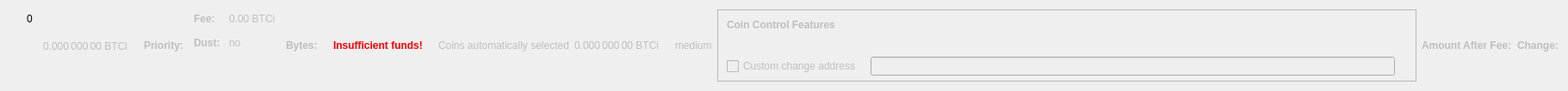
    <widget class="QWidget" name="dummyHideWidget" native="true">
     <property name="maximumSize">
      <size>
       <width>100</width>
       <height>22</height>
      </size>
     </property>
     <layout class="QHBoxLayout" name="dummyHideLayout">
      <item>
       <layout class="QFormLayout" name="formLayoutCoinControl1">
        <property name="horizontalSpacing">
         <number>10</number>
        </property>
        <property name="verticalSpacing">
         <number>14</number>
        </property>
        <property name="leftMargin">
         <number>10</number>
        </property>
        <property name="topMargin">
         <number>4</number>
        </property>
        <property name="rightMargin">
         <number>6</number>
        </property>
        <item row="0" column="1">
         <widget class="QLabel" name="labelCoinControlBytes">
          <property name="cursor">
           <cursorShape>IBeamCursor</cursorShape>
          </property>
          <property name="contextMenuPolicy">
           <enum>Qt::ActionsContextMenu</enum>
          </property>
          <property name="text">
           <string notr="true">0</string>
          </property>
          <property name="textInteractionFlags">
           <set>Qt::LinksAccessibleByMouse|Qt::TextSelectableByKeyboard|Qt::TextSelectableByMouse</set>
          </property>
         </widget>
        </item>
       </layout>
      </item>
      <item>
       <widget class="QLabel" name="labelCoinControlAfterFee">
        <property name="enabled">
         <bool>false</bool>
        </property>
        <property name="sizePolicy">
         <sizepolicy hsizetype="Fixed" vsizetype="Fixed">
          <horstretch>0</horstretch>
          <verstretch>0</verstretch>
         </sizepolicy>
        </property>
        <property name="minimumSize">
         <size>
          <width>111</width>
          <height>12</height>
         </size>
        </property>
        <property name="maximumSize">
         <size>
          <width>111</width>
          <height>12</height>
         </size>
        </property>
        <property name="cursor">
         <cursorShape>IBeamCursor</cursorShape>
        </property>
        <property name="contextMenuPolicy">
         <enum>Qt::ActionsContextMenu</enum>
        </property>
        <property name="text">
         <string notr="true">0.000 000 00 BTCi</string>
        </property>
        <property name="textInteractionFlags">
         <set>Qt::LinksAccessibleByMouse|Qt::TextSelectableByKeyboard|Qt::TextSelectableByMouse</set>
        </property>
       </widget>
      </item>
      <item>
       <widget class="QLabel" name="labelCoinControlPriorityText">
        <property name="enabled">
         <bool>false</bool>
        </property>
        <property name="font">
         <font>
          <weight>75</weight>
          <bold>true</bold>
         </font>
        </property>
        <property name="text">
         <string>Priority:</string>
        </property>
       </widget>
      </item>
      <item>
       <layout class="QHBoxLayout" name="horizontalLayout"/>
      </item>
      <item>
       <layout class="QFormLayout" name="formLayoutCoinControl3">
        <property name="horizontalSpacing">
         <number>10</number>
        </property>
        <property name="verticalSpacing">
         <number>14</number>
        </property>
        <property name="leftMargin">
         <number>6</number>
        </property>
        <property name="topMargin">
         <number>4</number>
        </property>
        <property name="rightMargin">
         <number>6</number>
        </property>
        <item row="0" column="0">
         <widget class="QLabel" name="labelCoinControlFeeText">
          <property name="enabled">
           <bool>false</bool>
          </property>
          <property name="font">
           <font>
            <weight>75</weight>
            <bold>true</bold>
           </font>
          </property>
          <property name="text">
           <string>Fee:</string>
          </property>
          <property name="margin">
           <number>0</number>
          </property>
         </widget>
        </item>
        <item row="0" column="1">
         <widget class="QLabel" name="labelCoinControlFee">
          <property name="enabled">
           <bool>false</bool>
          </property>
          <property name="cursor">
           <cursorShape>IBeamCursor</cursorShape>
          </property>
          <property name="contextMenuPolicy">
           <enum>Qt::ActionsContextMenu</enum>
          </property>
          <property name="text">
           <string notr="true">0.00 BTCi</string>
          </property>
          <property name="textInteractionFlags">
           <set>Qt::LinksAccessibleByMouse|Qt::TextSelectableByKeyboard|Qt::TextSelectableByMouse</set>
          </property>
         </widget>
        </item>
        <item row="1" column="0">
         <widget class="QLabel" name="labelCoinControlLowOutputText">
          <property name="enabled">
           <bool>false</bool>
          </property>
          <property name="font">
           <font>
            <weight>75</weight>
            <bold>true</bold>
           </font>
          </property>
          <property name="text">
           <string>Dust:</string>
          </property>
         </widget>
        </item>
        <item row="1" column="1">
         <widget class="QLabel" name="labelCoinControlLowOutput">
          <property name="enabled">
           <bool>false</bool>
          </property>
          <property name="cursor">
           <cursorShape>IBeamCursor</cursorShape>
          </property>
          <property name="contextMenuPolicy">
           <enum>Qt::ActionsContextMenu</enum>
          </property>
          <property name="text">
           <string>no</string>
          </property>
          <property name="textInteractionFlags">
           <set>Qt::LinksAccessibleByMouse|Qt::TextSelectableByKeyboard|Qt::TextSelectableByMouse</set>
          </property>
         </widget>
        </item>
       </layout>
      </item>
      <item>
       <widget class="QLabel" name="labelCoinControlBytesText">
        <property name="enabled">
         <bool>false</bool>
        </property>
        <property name="font">
         <font>
          <weight>75</weight>
          <bold>true</bold>
         </font>
        </property>
        <property name="text">
         <string>Bytes:</string>
        </property>
       </widget>
      </item>
      <item>
       <layout class="QFormLayout" name="formLayoutCoinControl2">
        <property name="horizontalSpacing">
         <number>10</number>
        </property>
        <property name="verticalSpacing">
         <number>14</number>
        </property>
        <property name="leftMargin">
         <number>6</number>
        </property>
        <property name="topMargin">
         <number>4</number>
        </property>
        <property name="rightMargin">
         <number>6</number>
        </property>
       </layout>
      </item>
      <item>
       <layout class="QHBoxLayout" name="horizontalLayoutCoinControl2">
        <property name="spacing">
         <number>8</number>
        </property>
        <property name="bottomMargin">
         <number>10</number>
        </property>
       </layout>
      </item>
      <item>
       <widget class="QLabel" name="labelCoinControlInsuffFunds">
        <property name="enabled">
         <bool>false</bool>
        </property>
        <property name="minimumSize">
         <size>
          <width>0</width>
          <height>0</height>
         </size>
        </property>
        <property name="font">
         <font>
          <weight>75</weight>
          <bold>true</bold>
         </font>
        </property>
        <property name="styleSheet">
         <string notr="true">color:red;font-weight:bold;</string>
        </property>
        <property name="text">
         <string>Insufficient funds!</string>
        </property>
        <property name="margin">
         <number>5</number>
        </property>
       </widget>
      </item>
      <item>
       <layout class="QFormLayout" name="formLayoutCoinControl4">
        <property name="horizontalSpacing">
         <number>10</number>
        </property>
        <property name="verticalSpacing">
         <number>14</number>
        </property>
        <property name="leftMargin">
         <number>6</number>
        </property>
        <property name="topMargin">
         <number>4</number>
        </property>
        <property name="rightMargin">
         <number>6</number>
        </property>
       </layout>
      </item>
      <item>
       <widget class="QLabel" name="labelCoinControlAutomaticallySelected">
        <property name="enabled">
         <bool>false</bool>
        </property>
        <property name="sizePolicy">
         <sizepolicy hsizetype="Fixed" vsizetype="Fixed">
          <horstretch>0</horstretch>
          <verstretch>0</verstretch>
         </sizepolicy>
        </property>
        <property name="minimumSize">
         <size>
          <width>0</width>
          <height>0</height>
         </size>
        </property>
        <property name="maximumSize">
         <size>
          <width>240</width>
          <height>16777215</height>
         </size>
        </property>
        <property name="text">
         <string>Coins automatically selected</string>
        </property>
        <property name="margin">
         <number>5</number>
        </property>
       </widget>
      </item>
      <item>
       <widget class="QLabel" name="labelCoinControlChange">
        <property name="enabled">
         <bool>false</bool>
        </property>
        <property name="sizePolicy">
         <sizepolicy hsizetype="Fixed" vsizetype="Fixed">
          <horstretch>0</horstretch>
          <verstretch>0</verstretch>
         </sizepolicy>
        </property>
        <property name="minimumSize">
         <size>
          <width>111</width>
          <height>0</height>
         </size>
        </property>
        <property name="maximumSize">
         <size>
          <width>111</width>
          <height>16777215</height>
         </size>
        </property>
        <property name="cursor">
         <cursorShape>IBeamCursor</cursorShape>
        </property>
        <property name="contextMenuPolicy">
         <enum>Qt::ActionsContextMenu</enum>
        </property>
        <property name="text">
         <string notr="true">0.000 000 00 BTCi</string>
        </property>
        <property name="textInteractionFlags">
         <set>Qt::LinksAccessibleByMouse|Qt::TextSelectableByKeyboard|Qt::TextSelectableByMouse</set>
        </property>
       </widget>
      </item>
      <item>
       <widget class="QLabel" name="labelCoinControlPriority">
        <property name="enabled">
         <bool>false</bool>
        </property>
        <property name="cursor">
         <cursorShape>IBeamCursor</cursorShape>
        </property>
        <property name="contextMenuPolicy">
         <enum>Qt::ActionsContextMenu</enum>
        </property>
        <property name="text">
         <string>medium</string>
        </property>
        <property name="textInteractionFlags">
         <set>Qt::LinksAccessibleByMouse|Qt::TextSelectableByKeyboard|Qt::TextSelectableByMouse</set>
        </property>
       </widget>
      </item>
      <item>
       <widget class="QFrame" name="frameCoinControl">
        <property name="sizePolicy">
         <sizepolicy hsizetype="Expanding" vsizetype="Expanding">
          <horstretch>0</horstretch>
          <verstretch>0</verstretch>
         </sizepolicy>
        </property>
        <property name="maximumSize">
         <size>
          <width>16777215</width>
          <height>16777215</height>
         </size>
        </property>
        <property name="frameShape">
         <enum>QFrame::StyledPanel</enum>
        </property>
        <property name="frameShadow">
         <enum>QFrame::Sunken</enum>
        </property>
        <layout class="QVBoxLayout" name="verticalLayoutCoinControl2_2">
         <property name="spacing">
          <number>0</number>
         </property>
         <property name="leftMargin">
          <number>0</number>
         </property>
         <property name="topMargin">
          <number>0</number>
         </property>
         <property name="rightMargin">
          <number>0</number>
         </property>
         <property name="bottomMargin">
          <number>6</number>
         </property>
         <item>
          <layout class="QVBoxLayout" name="verticalLayoutCoinControl" stretch="0,0,0,1">
           <property name="spacing">
            <number>0</number>
           </property>
           <property name="leftMargin">
            <number>10</number>
           </property>
           <property name="topMargin">
            <number>10</number>
           </property>
           <item>
            <layout class="QHBoxLayout" name="horizontalLayoutCoinControl1">
             <property name="bottomMargin">
              <number>15</number>
             </property>
             <item>
              <widget class="QLabel" name="labelCoinControlFeatures">
               <property name="enabled">
                <bool>false</bool>
               </property>
               <property name="sizePolicy">
                <sizepolicy hsizetype="Preferred" vsizetype="Maximum">
                 <horstretch>0</horstretch>
                 <verstretch>0</verstretch>
                </sizepolicy>
               </property>
               <property name="font">
                <font>
                 <weight>75</weight>
                 <bold>true</bold>
                </font>
               </property>
               <property name="styleSheet">
                <string notr="true">font-weight:bold;</string>
               </property>
               <property name="text">
                <string>Coin Control Features</string>
               </property>
              </widget>
             </item>
            </layout>
           </item>
           <item>
            <widget class="QWidget" name="widgetCoinControl" native="true">
             <property name="sizePolicy">
              <sizepolicy hsizetype="Preferred" vsizetype="Preferred">
               <horstretch>0</horstretch>
               <verstretch>0</verstretch>
              </sizepolicy>
             </property>
             <property name="minimumSize">
              <size>
               <width>0</width>
               <height>0</height>
              </size>
             </property>
             <property name="styleSheet">
              <string notr="true"/>
             </property>
             <layout class="QHBoxLayout" name="horizontalLayoutCoinControl5_2">
              <property name="leftMargin">
               <number>0</number>
              </property>
              <property name="topMargin">
               <number>0</number>
              </property>
              <property name="rightMargin">
               <number>0</number>
              </property>
              <property name="bottomMargin">
               <number>0</number>
              </property>
              <item>
               <layout class="QHBoxLayout" name="horizontalLayoutCoinControl3">
                <property name="spacing">
                 <number>20</number>
                </property>
                <property name="topMargin">
                 <number>0</number>
                </property>
                <property name="bottomMargin">
                 <number>10</number>
                </property>
               </layout>
              </item>
             </layout>
            </widget>
           </item>
           <item>
            <layout class="QHBoxLayout" name="horizontalLayoutCoinControl4" stretch="0,0,0">
             <property name="spacing">
              <number>12</number>
             </property>
             <property name="sizeConstraint">
              <enum>QLayout::SetDefaultConstraint</enum>
             </property>
             <property name="topMargin">
              <number>5</number>
             </property>
             <property name="rightMargin">
              <number>5</number>
             </property>
             <item>
              <widget class="QCheckBox" name="checkBoxCoinControlChange">
               <property name="enabled">
                <bool>false</bool>
               </property>
               <property name="toolTip">
                <string>If this is activated, but the change address is empty or invalid, change will be sent to a newly generated address.</string>
               </property>
               <property name="text">
                <string>Custom change address</string>
               </property>
              </widget>
             </item>
             <item>
              <widget class="QValidatedLineEdit" name="lineEditCoinControlChange">
               <property name="enabled">
                <bool>false</bool>
               </property>
               <property name="sizePolicy">
                <sizepolicy hsizetype="Expanding" vsizetype="Fixed">
                 <horstretch>0</horstretch>
                 <verstretch>0</verstretch>
                </sizepolicy>
               </property>
              </widget>
             </item>
             <item>
              <widget class="QLabel" name="labelCoinControlChangeLabel_2">
               <property name="sizePolicy">
                <sizepolicy hsizetype="Preferred" vsizetype="Expanding">
                 <horstretch>0</horstretch>
                 <verstretch>0</verstretch>
                </sizepolicy>
               </property>
               <property name="minimumSize">
                <size>
                 <width>0</width>
                 <height>0</height>
                </size>
               </property>
               <property name="text">
                <string/>
               </property>
               <property name="margin">
                <number>3</number>
               </property>
              </widget>
             </item>
            </layout>
           </item>
           <item>
            <spacer name="verticalSpacerCoinControl">
             <property name="orientation">
              <enum>Qt::Vertical</enum>
             </property>
             <property name="sizeHint" stdset="0">
              <size>
               <width>800</width>
               <height>1</height>
              </size>
             </property>
            </spacer>
           </item>
          </layout>
         </item>
        </layout>
       </widget>
      </item>
      <item>
       <widget class="QLabel" name="labelCoinControlAfterFeeText">
        <property name="enabled">
         <bool>false</bool>
        </property>
        <property name="minimumSize">
         <size>
          <width>0</width>
          <height>0</height>
         </size>
        </property>
        <property name="maximumSize">
         <size>
          <width>16777215</width>
          <height>16777215</height>
         </size>
        </property>
        <property name="font">
         <font>
          <weight>75</weight>
          <bold>true</bold>
         </font>
        </property>
        <property name="text">
         <string>Amount After Fee:</string>
        </property>
        <property name="alignment">
         <set>Qt::AlignLeading|Qt::AlignLeft|Qt::AlignVCenter</set>
        </property>
        <property name="margin">
         <number>0</number>
        </property>
       </widget>
      </item>
      <item>
       <widget class="QLabel" name="labelCoinControlChangeText">
        <property name="enabled">
         <bool>false</bool>
        </property>
        <property name="sizePolicy">
         <sizepolicy hsizetype="Preferred" vsizetype="Preferred">
          <horstretch>0</horstretch>
          <verstretch>0</verstretch>
         </sizepolicy>
        </property>
        <property name="minimumSize">
         <size>
          <width>0</width>
          <height>0</height>
         </size>
        </property>
        <property name="maximumSize">
         <size>
          <width>16777215</width>
          <height>16777215</height>
         </size>
        </property>
        <property name="font">
         <font>
          <weight>75</weight>
          <bold>true</bold>
         </font>
        </property>
        <property name="text">
         <string>Change:</string>
        </property>
        <property name="alignment">
         <set>Qt::AlignLeading|Qt::AlignLeft|Qt::AlignVCenter</set>
        </property>
       </widget>
      </item>
     </layout>
    </widget>
